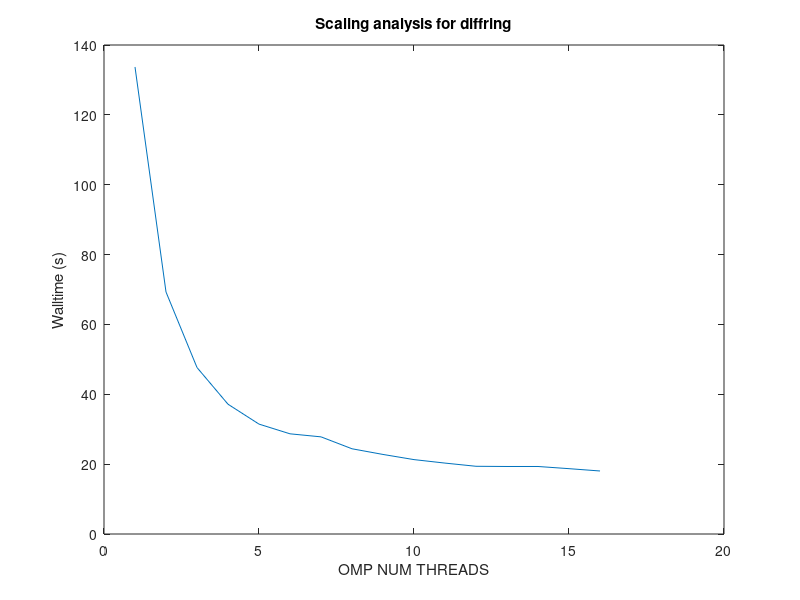

MATLAB code for this plot:
% Date: April 3, 2019
% Author: Stewart Pearson 
% Description: Matlab script for Assignment 9 which plots the scaling for
% the diffring and montecarlo ring and displays the respective serial
% fraction f

clear all;

% Data is formated in [#cores:time(s)]
diff_data =[1 133.701;
            2 69.289;
            3 47.662;
            4 37.159;
            5 31.463;
            6 28.683;
            7 27.814;
            8 24.401;
            9 22.777;
            10 21.299;
            11 20.302;
            12 19.388;
            13 19.330;
            14 19.330;
            15 18.707;
            16 18.042];
        
Ts_diff = diff_data(1,2);
Tp_diff = diff_data(16,2);
S_diff = Ts_diff/Tp_diff
f_diff = (1-S_diff/16)/(S_diff-S_diff/16)
        
% Plot diffring scaling
figure;
plot(diff_data(:,1), diff_data(:,2))
ylabel('Walltime (s)')
xlabel('OMP NUM THREADS')
title('Scaling analysis for diffring')

